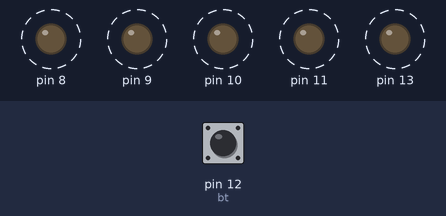
Bench run of a sketch on a simulated Arduino Uno, built with avr-gcc and run on an emulated ATmega328P. Parts: output pins drawn as LEDs (lit = HIGH). Dashed ring = blinking. The inputs (shaded band) are chosen by the test bench; at power-on: pin 12 (bt) HIGH.

Above: at 1.4 s.
1.5 s: pin 12 (bt) pulled LOW for 3.2 s
At 1.8 s:
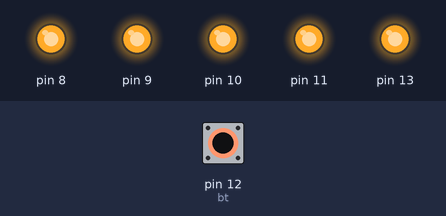
At 5.15 s:
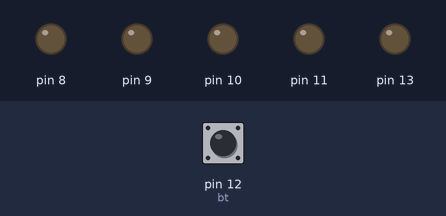
Timing chart, 0 to 12.2 s (numbered marks = the images above; inputs shaded):
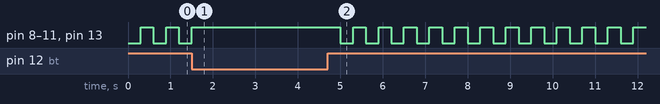

Measured:
- by itself, pin 8–11, pin 13: repeats every 0.60 s: LOW 0.30 s, HIGH 0.30 s

The sketch:

sketch_aug28b.ino
```cpp
int bt=12;
int state=0;

void setup(){

  pinMode(13,OUTPUT);
  pinMode(bt,INPUT_PULLUP);
  pinMode(11,OUTPUT);
  pinMode(10,OUTPUT);
  pinMode(9,OUTPUT);
  pinMode(8,OUTPUT);


}

void loop(){
  int value=digitalRead(bt);
  if(value == HIGH){
    if(state==0){
      state=1;
    }
    else if(state==1){
      state=0;
    }
    delay(300);
  }
  if(state==0){
    digitalWrite(13,LOW);
    digitalWrite(11,LOW);
    digitalWrite(10,LOW);
    digitalWrite(9,LOW);
    digitalWrite(8,LOW);
  }else if(state==1){
    digitalWrite(13,HIGH);
    digitalWrite(11,HIGH);
    digitalWrite(10,HIGH);
     digitalWrite(9,HIGH);
     digitalWrite(8,HIGH);
  }
}
```
